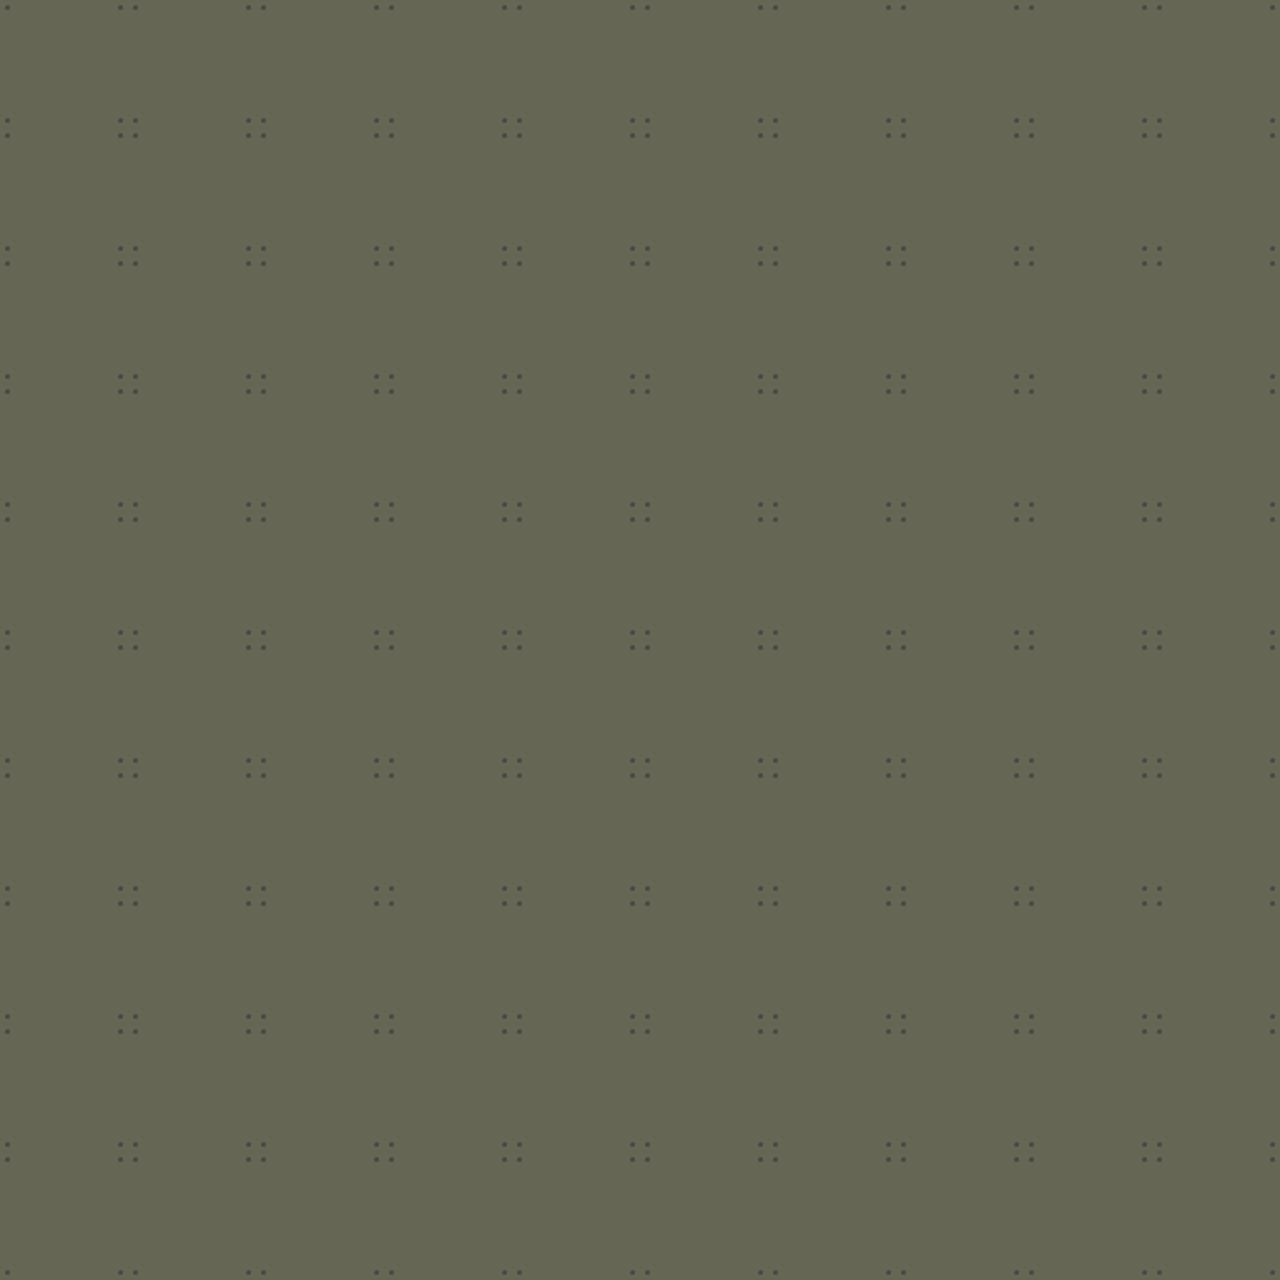

A level layout from a 2D game, rendered from its tile map. Below: a short description, then the map file with its tile-grid data intact:
An orthogonal 10x10 tile map with 128x128 px tiles, 2 tile layers (Floor, Walls).

<map version="1.0" orientation="orthogonal" renderorder="right-down" width="10" height="10" tilewidth="128" tileheight="128" nextobjectid="1">
 <properties>
  <property name="unity:scale" value="0.02" />
 </properties>
 <tileset firstgid="1" source="MetalTiles.tsx" />
 <layer name="Floor" width="10" height="10">
  <properties>
   <property name="unity:sortingLayerName" value="ground" />
  </properties>
  <data encoding="csv">
2,2,2,2,2,2,2,2,2,2,
2,2,2,2,2,2,2,2,2,2,
2,2,2,2,2,2,2,2,2,2,
2,2,2,2,2,2,2,2,2,2,
2,2,2,2,2,2,2,2,2,2,
2,2,2,2,2,2,2,2,2,2,
2,2,2,2,2,2,2,2,2,2,
2,2,2,2,2,2,2,2,2,2,
2,2,2,2,2,2,2,2,2,2,
2,2,2,2,2,2,2,2,2,2
</data>
 </layer>
 <layer name="Walls" width="10" height="10">
  <data encoding="csv">
0,0,0,0,0,0,0,0,0,0,
0,0,0,0,0,0,0,0,0,0,
0,0,0,0,0,0,0,0,0,0,
0,0,0,0,0,0,0,0,0,0,
0,0,0,0,0,0,0,0,0,0,
0,0,0,0,0,0,0,0,0,0,
0,0,0,0,0,0,0,0,0,0,
0,0,0,0,0,0,0,0,0,0,
0,0,0,0,0,0,0,0,0,0,
0,0,0,0,0,0,0,0,0,0
</data>
 </layer>
</map>
